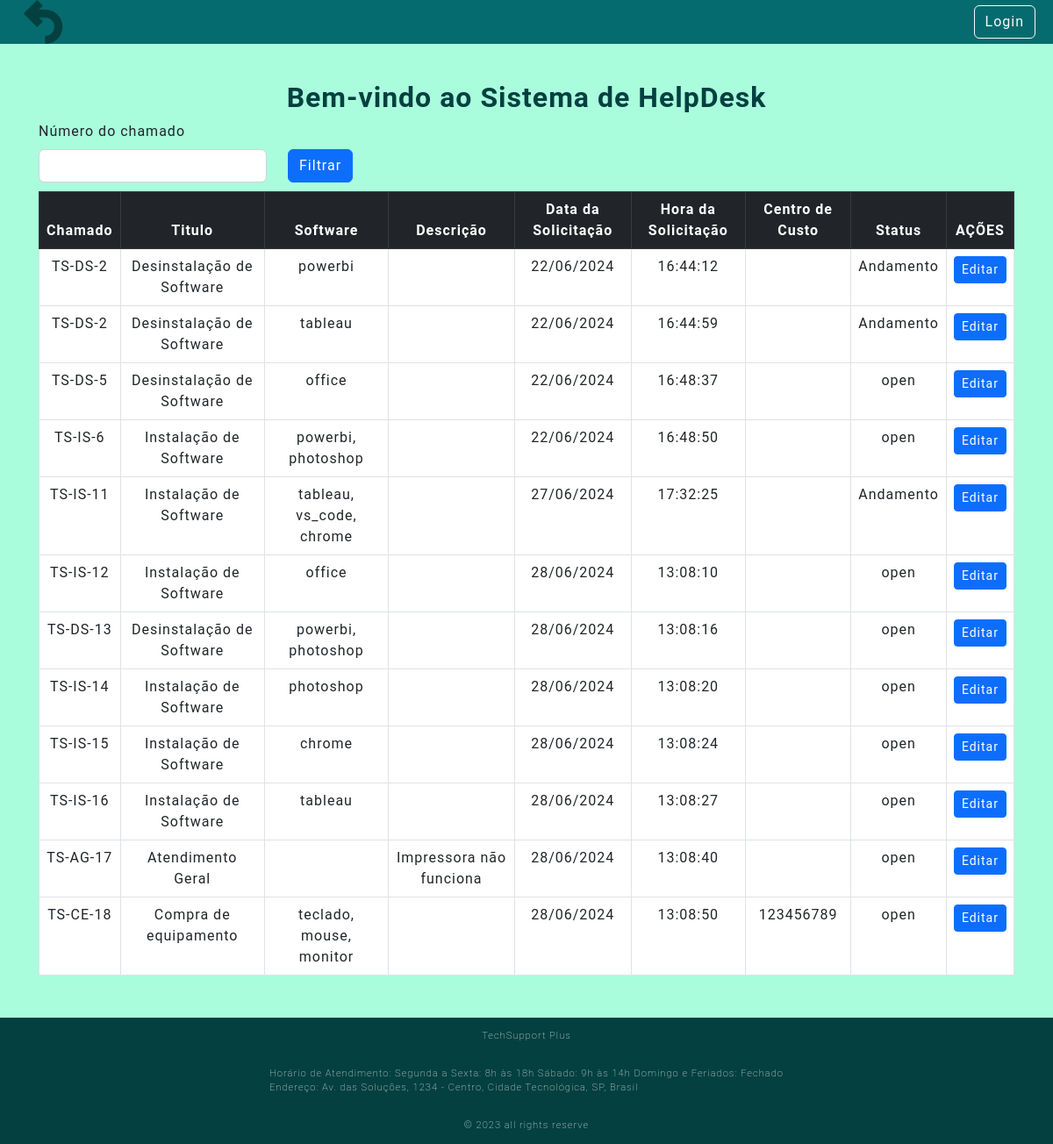
The page /tiket on the database as committed earlier.
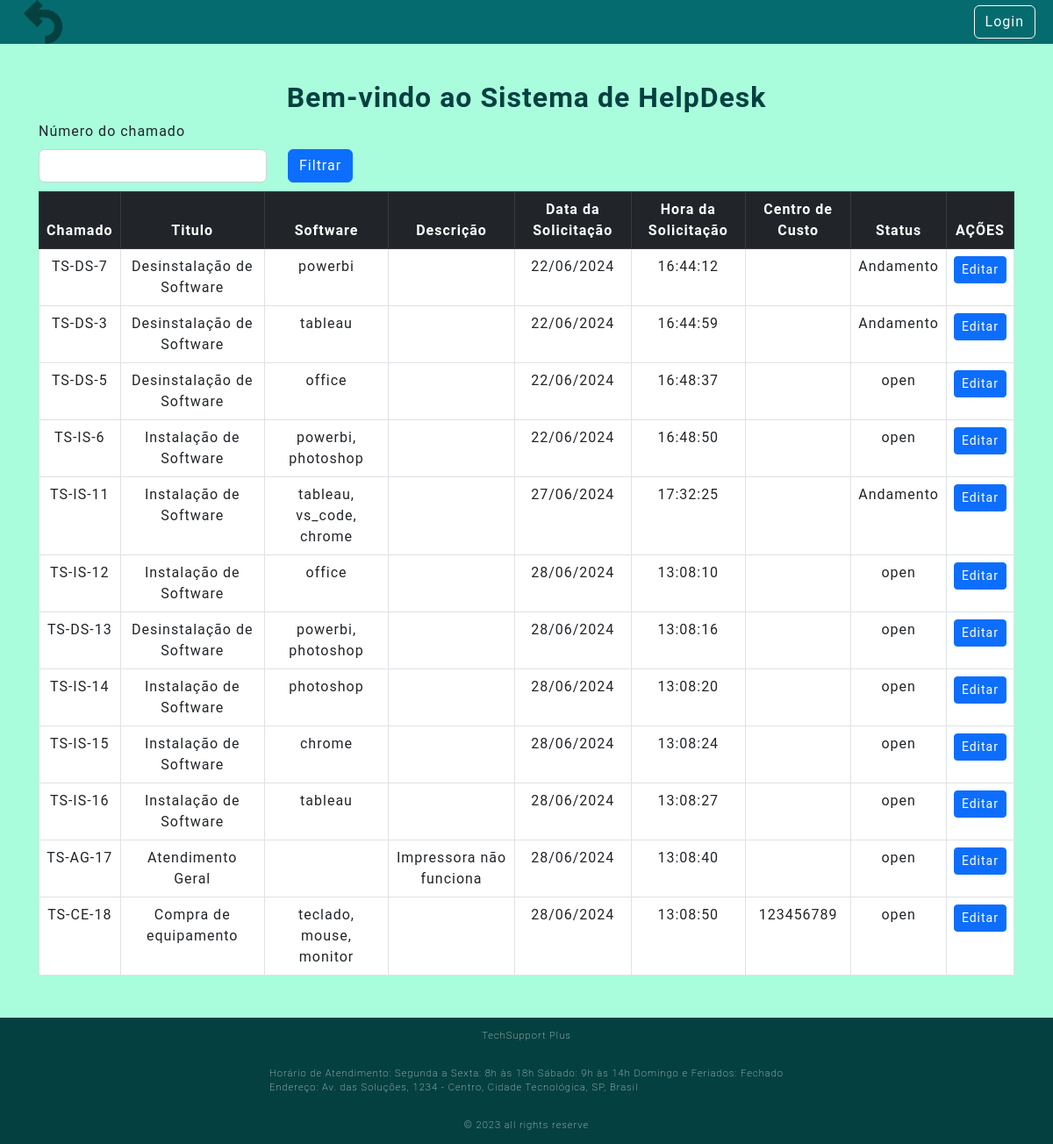
The same page on the database as committed later.
### Src/Model/Bd.py (models this page shows, shortened)
class Ticket(db.Model):
    __tablename__ = "Ticket"
    id = db.Column(db.Integer, primary_key=True, autoincrement=True)
    idUser = db.Column(db.Integer,db.ForeignKey('CreatUser.id'))
    identificador = db.Column(db.String(50), nullable=False)
    title = db.Column(db.String(50), nullable=False)
    software = db.Column(db.String(50), nullable=False)
    description = db.Column(db.String, nullable=False)
    status = db.Column(db.String(20), nullable=False, default='Open')
    execution = db.Column(db.String(500), nullable=False)
    created_data = db.Column(db.String, nullable=False)
    created_hora = db.Column(db.String, nullable=False)
    cost_center = db.Column(db.String, nullable=False)

### Src/View/NewTicket.py (the view)
@tk.route('/tiket')
def tiket():
    tickets = Ticket.query.all()
    return render_template('servicos.html', tickets=tickets)

### Templates/servicos.html
{% extends 'base.html' %}
{% block conteudo %}
<h1>Bem-vindo ao Sistema de HelpDesk</h1>
<div class="row" style="text-align: left;">
    <label class="form-label" for="form3Example4">Número do chamado</label>
    <form method="POST" action="{{url_for('router.tk.servicos')}}" >
        <div class="form-group row">
            <div class="form-group col-md-3">
                <input type="text" class="form-control" name="numeroChamado">
            </div>
            <div class="col-auto">
                <button type="submit" class="btn btn-primary">Filtrar</button>
            </div>
        </div>
    </form>
    <br> <br>
</div>
<div class="bg-white ">
    <table class="table table-bordered table-hover">
        <thead class="table-dark">
            <tr>
                <th scope="col">Chamado</th>
                <th scope="col">Titulo</th>
                <th scope="col">Software</th>
                <th scope="col">Descrição</th>
                <th scope="col">Data da Solicitação</th>
                <th scope="col">Hora da Solicitação</th>
                <th scope="col">Centro de Custo</th>
                <th scope="col">Status</th>
                <th scope="col">AÇÕES</th>
            </tr>
        </thead>
        <tbody>
            {% for ticket in tickets %}
            {% if ticket.status != "Fechado" %}
            <tr>
                <td>{{ticket.identificador}}</td>
                <td>{{ticket.title}}</td>
                <td>{{ticket.software}}</td>
                <td>{{ticket.description}}</td>
                <td>{{ticket.created_data}}</td>
                <td>{{ticket.created_hora}}</td>
                <td>{{ticket.cost_center}}</td>
                <td>{{ticket.status}}</td>
                <td> <a href="{{ticket.id}}/atendimento" class="btn btn-primary btn-sm" >Editar</a>
                </td>
            </tr>
            {% endif %}
            {% endfor %}
        </tbody>
    </table>
</div>
{% endblock conteudo %}

### Templates/base.html (shortened to what this page needs)
<!DOCTYPE html>
<html lang="pt-br">
    <head>
        <link rel="stylesheet"
            href="https://cdn.jsdelivr.net/npm/bootstrap@5.2.3/dist/css/bootstrap.min.css"
>
        <link rel="stylesheet"
            href="https://cdnjs.cloudflare.com/ajax/libs/font-awesome/6.4.2/css/all.min.css"
 />
        <link rel="stylesheet"
            href="{{url_for('static', filename='style.css')}}">
    </head>
    <body>
        <header>
            {% include 'nav.html' %}
        </header>
        <main>
            <div class="container">
                {% block conteudo %}
                {% endblock conteudo %}
            </div>
        </main>
        <footer>
            {% include 'footer.html' %}
        </footer>
    </body>
</html>

### Templates/nav.html (shortened to what this page needs)
<nav class="navbar navbar-expand-lg bg-body-tertiary" id="nav_content">
  <div class="container-fluid" id="nav_content">
    <div class="container-fluid">
      <a href="{{ url_for('router.home.index') }}">
        <img src="{{ url_for('static', filename='img/seta-de-retorno-a-esquerda.png') }}"
          alt="Remoção ou Desinstalação de Software" width="50">
      </a>
    </div>
    <div class="ms-auto">
      {% if not current_user.userName %}
      <div class="text-end login-button">
        <a type="button" class="btn btn-outline-light me-2" href="{{url_for('router.login.login')}}">Login</a>
      </div>
      {% else %}
      <div class="text-end me-4 user-info">
        Usuário logado: {{current_user.userName}}
        <a type="button" class="btn btn-outline-light me-2" href="{{url_for('router.login.logout')}}">Logout</a>
      </div>
      {% endif %}
    </div>
  </div>
</nav>

### Templates/footer.html
<div id="footer_copyright"> TechSupport Plus </div>
  <div id="footer_endereco">
    Horário de Atendimento:
    Segunda a Sexta: 8h às 18h
    Sábado: 9h às 14h
    Domingo e Feriados: Fechado
    <br>
    Endereço: Av. das Soluções, 1234 - Centro, Cidade Tecnológica, SP, Brasil
  </div>
  <div id="footer_copyright"> &#169 2023 all rights reserve </div>

### Public/style.css (style rules this page uses)
:root { --color-neutral-0: #044040; --color-neutral-10: #2e2c2c; --color-neutral-20: #066b6e; --color-neutral-30: #a8a29e; --color-neutral-40: #fcf8f8; --color-neutral-50: #a9fddd; }
#nav_content { background-color: var(--color-neutral-20); position: fixed; top: 0; width: 100%; z-index: 1000; }
* { font-family: 'Roboto', sans-serif; margin: 0; padding: 0; box-sizing: border-box; letter-spacing: 1px; }
body { background: var(--color-neutral-50); display: flex; flex-direction: column; min-height: 100vh; }
main { display: flex; flex-direction: column; align-items: center; justify-content: center; text-align: center; padding: 2rem; flex: 1 0 auto; }
.container { margin-top: 60px; }
h1 { color: var(--color-neutral-0); font-size: 2rem; font-weight: bold; }
footer { bottom: 0; width: 100%; color: var(--color-neutral-40); flex-shrink: 0; }
#footer_copyright { display: flex; justify-content: center; background-color: var(--color-neutral-0); font-size: 0.7rem; padding: 0.8rem; font-weight: 50; }
#footer_endereco { display: flex; justify-content: center; background-color: var(--color-neutral-0); font-size: 0.7rem; padding: 0.8rem; font-weight: 10; }
.login-button { width: 200px; }

Rows that differ between the two databases and show on the page:
changed Ticket "powerbi": identificador "TS-DS-2" → "TS-DS-7"
changed Ticket (number 2 of 12 on the later page): identificador "TS-DS-2" → "TS-DS-3"
